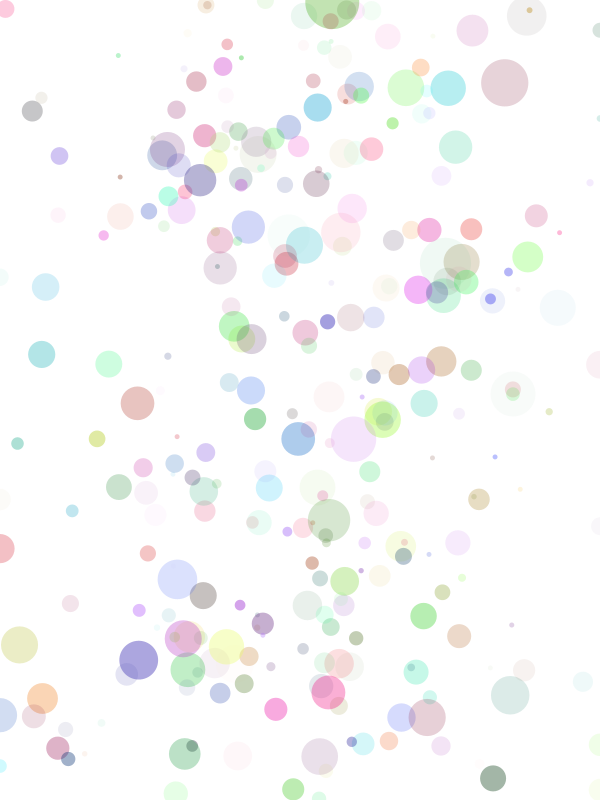
Frame 1 (no input)
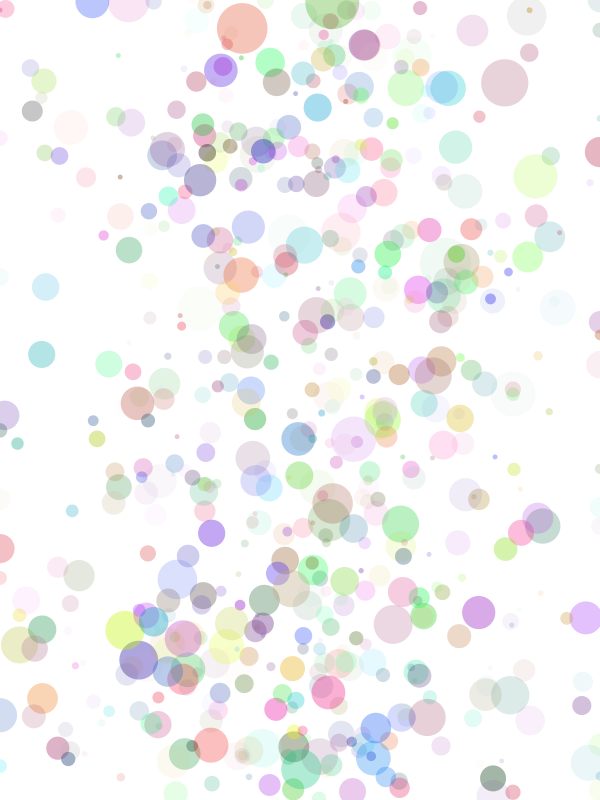
Frame 2 (the mouse pressed at the canvas centre, redrawn once)

The Processing sketch that drew these frames (run headless with seeded random() and noise(); the mouse was pressed at the canvas centre and the sketch redrawn once):

// Processing sketch: Quiz_3_Paint_Splatter
// ── Quiz_3_Paint_Splatter.pde
void setup() {
  size(600, 800);  
  background(255);
  noLoop();  
}

void draw() {
  float meanX = width / 2;  
  float stddevX = width / 4; 
  
  float meanSize = 20;  
  float stddevSize = 10; 
  
  int splatterCount = 300; 
  
  for (int i = 0; i < splatterCount; i++) {
    float x = constrain(randomGaussian() * stddevX + meanX, 0, width);  
    float y = random(height);  
    
    float size = max(5, randomGaussian() * stddevSize + meanSize);  
    float r = random(255);
    float g = random(255);
    float b = random(255);
    float alpha = random(10, 100);
    
    fill(r, g, b, alpha);
    noStroke();
    ellipse(x, y, size, size);
  }
}
